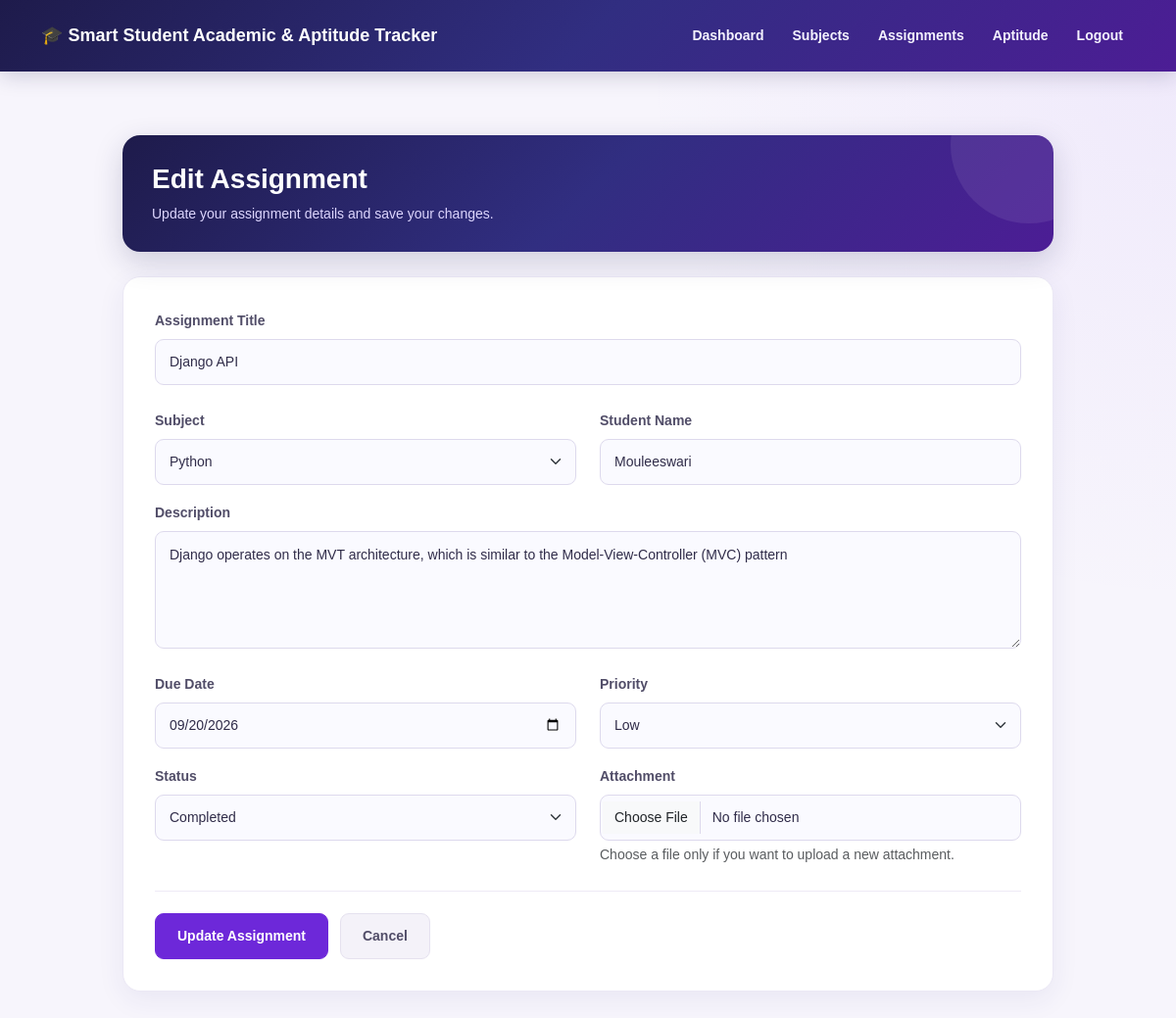
The page /assignments/edit/1/ (signed in) on the database its author committed.
### myapp/models.py (models this page shows, shortened)
class Assignment(models.Model):
    user = models.ForeignKey(
        User,
        on_delete=models.CASCADE,null=True,blank=True)
    subject = models.ForeignKey(
        Subject,
        on_delete=models.CASCADE
    )
    title = models.CharField(
        max_length=200
    )
    description = models.TextField(
        max_length=1000
    )
    due_date = models.DateField()
    priority = models.CharField(
        max_length=20,
        choices=[
            ("Low", "Low"),
            ("Medium", "Medium"),
            ("High", "High"),
        ],
        default="Medium"
    )
    status = models.CharField(
        max_length=20,
        choices=[
            ("Pending", "Pending"),
            ("In Progress", "In Progress"),
            ("Completed", "Completed"),
        ],
        default="Pending"
    )
    attachment = models.FileField(
        upload_to="assignments/",
        blank=True,
        null=True
    )
    create_date = models.DateTimeField(
        auto_now_add=True
    )
    name = models.CharField(
        max_length=100
    )

class Subject(models.Model):
    user = models.ForeignKey(
        User,
        on_delete=models.CASCADE,null=True,blank=True)
    subject_name = models.CharField(
        max_length=30
    )

### myapp/views.py (the view, shortened to what this page needs)
# urls.py: path("assignments/edit/<int:id>/", edit_assignment, name="edit_assignment"),
@login_required(login_url="login")
def edit_assignment(request, id):
    try:
        assignment = Assignment.objects.get(
            id=id,
            user=request.user
        )
    except Assignment.DoesNotExist:
        return HttpResponse(
            "Assignment not found",
            status=404
        )
    subjects = Subject.objects.filter(
        user=request.user
    )
    if request.method == "GET":
        return render(
            request,
            "edit_assignment.html",
            {
                "assignment":
                assignment,
                "subjects":
                subjects,
            }
        )

### myapp/templates/edit_assignment.html (shortened to what this page needs)
{% extends "base.html" %}
{% block content %}
<div class="container">
    <div class="form-page">
        <div class="form-header">
            <h1> Edit Assignment</h1>
            <p>Update your assignment details and save your changes.</p>
        </div>
        <div class="form-card">
            <form method="POST" enctype="multipart/form-data">
                <div class="mb-4">
                    <label for="title" class="form-label">
                        Assignment Title
                    </label>
                    <input
                        type="text"
                        id="title"
                        name="title"
                        class="form-control"
                        value="{{ assignment.title }}"
                        placeholder="Enter assignment title"
                        required
                    >
                </div>
                <div class="row">
                    <div class="col-12 col-md-6 mb-3">
                        <label for="subject" class="form-label">
                            Subject
                        </label>
                        <select
                            id="subject"
                            name="subject"
                            class="form-select"
                            required
                        >
                            {% for subject in subjects %}
                                <option
                                    value="{{ subject.id }}"
                                    {% if subject.id == assignment.subject_id %}
                                        selected
                                    {% endif %}
                                >
                                    {{ subject.name|default:subject.subject_name }}
                                </option>
                            {% endfor %}
                        </select>
                    </div>
                    <div class="col-12 col-md-6 mb-3">
                        <label for="name" class="form-label">
                            Student Name
                        </label>
                        <input
                            type="text"
                            id="name"
                            name="name"
                            class="form-control"
                            value="{{ assignment.name }}"
                            placeholder="Enter student name"
                            required
                        >
                    </div>
                </div>
                <div class="mb-4">
                    <label for="description" class="form-label">
                        Description
                    </label>
                    <textarea
                        id="description"
                        name="description"
                        class="form-control"
                        placeholder="Enter assignment description"
                        required
                    >{{ assignment.description }}</textarea>
                </div>
                <div class="row">
                    <div class="col-12 col-md-6 mb-3">
                        <label for="due_date" class="form-label">
                            Due Date
                        </label>
                        <input
                            type="date"
                            id="due_date"
                            name="due_date"
                            class="form-control"
                            value="{{ assignment.due_date|date:'Y-m-d' }}"
                            required
                        >
                    </div>
                    <div class="col-12 col-md-6 mb-3">
                        <label for="priority" class="form-label">
                            Priority
                        </label>
                        <select
                            id="priority"
                            name="priority"
                            class="form-select"
                            required
                        >
                            <option value="Low"
                                {% if assignment.priority == "Low" %}selected{% endif %}>
                                Low
                            </option>
                        </select>
                    </div>
                </div>
                <div class="row">
                    <div class="col-12 col-md-6 mb-3">
                        <label for="status" class="form-label">
                            Status
                        </label>
                        <select
                            id="status"
                            name="status"
                            class="form-select"
                            required
                        >
                            <option value="Completed"
                                {% if assignment.status == "Completed" %}selected{% endif %}>
                                Completed
                            </option>
                        </select>
                    </div>
                    <div class="col-12 col-md-6 mb-3">
                        <label for="attachment" class="form-label">
                            Attachment
                        </label>
                        <input
                            type="file"
                            id="attachment"
                            name="attachment"
                            class="form-control"
                        >
                        <div class="form-text">
                            Choose a file only if you want to upload a new attachment.
                        </div>
                    </div>
                </div>
                <div class="form-actions">
                    <button type="submit" class="btn update-btn">
                         Update Assignment
                    </button>
                    <a href="{% url 'assignment_list' %}" class="cancel-btn">
                        Cancel
                    </a>
                </div>
            </form>
        </div>
    </div>
</div>
{% endblock %}

### myapp/templates/base.html (style rules this page uses)
:root { --primary-dark: #1e1b4b; --primary: #312e81; --primary-light: #4c1d95; --page-bg: #f7f5fc; --text-color: #211d38; --accent: #ddd6fe; --purple: #6d28d9; }
* { box-sizing: border-box; }
body { margin: 0; font-family: Arial, sans-serif; background: var(--page-bg); color: var(--text-color); }
.form-label { font-weight: 600; color: var(--primary-dark); }

### myapp/templates/edit_assignment.html (style rules this page uses)
.form-page { max-width: 950px; margin: 30px auto; }
.form-header { position: relative; overflow: hidden; background: linear-gradient(135deg, #1e1b4b, #312e81, #4c1d95); padding: 28px 30px; border-radius: 18px; margin-bottom: 25px; box-shadow: 0 10px 30px rgba(30, 27, 75, 0.18); }
.form-header::after { content: ""; position: absolute; width: 160px; height: 160px; right: -55px; top: -70px; border-radius: 50%; background: rgba(255, 255, 255, 0.08); }
.form-header h1 { position: relative; z-index: 1; margin: 0; color: white; font-size: 28px; font-weight: 700; }
.form-header p { position: relative; z-index: 1; margin: 8px 0 0; color: #ddd6fe; font-size: 14px; }
.form-card { background: white; padding: 32px; border-radius: 18px; border: 1px solid #ebe8f5; box-shadow: 0 8px 28px rgba(49, 46, 129, 0.07); }
.form-label { color: #514d68; font-size: 14px; font-weight: 700; margin-bottom: 8px; }
.form-control, .form-select { padding: 12px 14px; border: 1px solid #ddd9ed; border-radius: 9px; background-color: #fafaff; color: #302c49; font-size: 14px; }
textarea.form-control { min-height: 120px; resize: vertical; line-height: 1.6; }
.form-actions { display: flex; gap: 12px; margin-top: 10px; padding-top: 22px; border-top: 1px solid #eeeaf6; }
.update-btn { background: #6d28d9; color: white; border: 1px solid #6d28d9; padding: 12px 22px; border-radius: 9px; font-size: 14px; font-weight: 700; transition: 0.3s ease; }
.cancel-btn { display: inline-flex; align-items: center; justify-content: center; background: #f4f2f9; color: #514d68; text-decoration: none; padding: 12px 22px; border: 1px solid #e5e1ef; border-radius: 9px; font-size: 14px; font-weight: 700; transition: 0.3s ease; }

### rows shown on the page
Assignment: title "Django API", subject "Python", name "Mouleeswari", description "Django operates on the MVT architecture, which is similar to the Model-View-Controller (MVC) pattern", due_date "09/20/2026", priority "Low", status "Completed"
